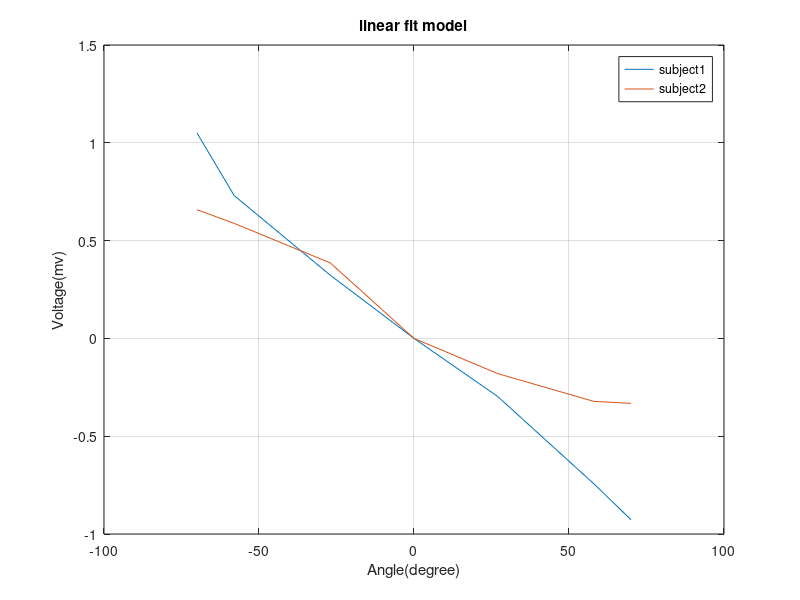

The MATLAB script that drew this image:
%cls
clear
close all

%%
Angle = [-70 , -58 , -27 , 0 , 27 , 58 , 70];

Voltage_Amp_s1 = [0.650 , 0.330 , -0.077 , -0.400 , -0.697 , -1.143 , -1.327];
Voltage_Amp_s2 = [-0.178 , -0.248 , -0.450 , -0.836 , -1.016 , -1.158 , -1.168];
NO_Voltage_Amp_s1 = Voltage_Amp_s1 + abs(Voltage_Amp_s1(4));
NO_Voltage_Amp_s2 = Voltage_Amp_s2 + abs(Voltage_Amp_s2(4));

plot(Angle , NO_Voltage_Amp_s1)
hold on
plot(Angle , NO_Voltage_Amp_s2)
title('linear fit model')
xlabel('Angle(degree)')
ylabel('Voltage(mv)')
legend ('subject1' , 'subject2')
grid on